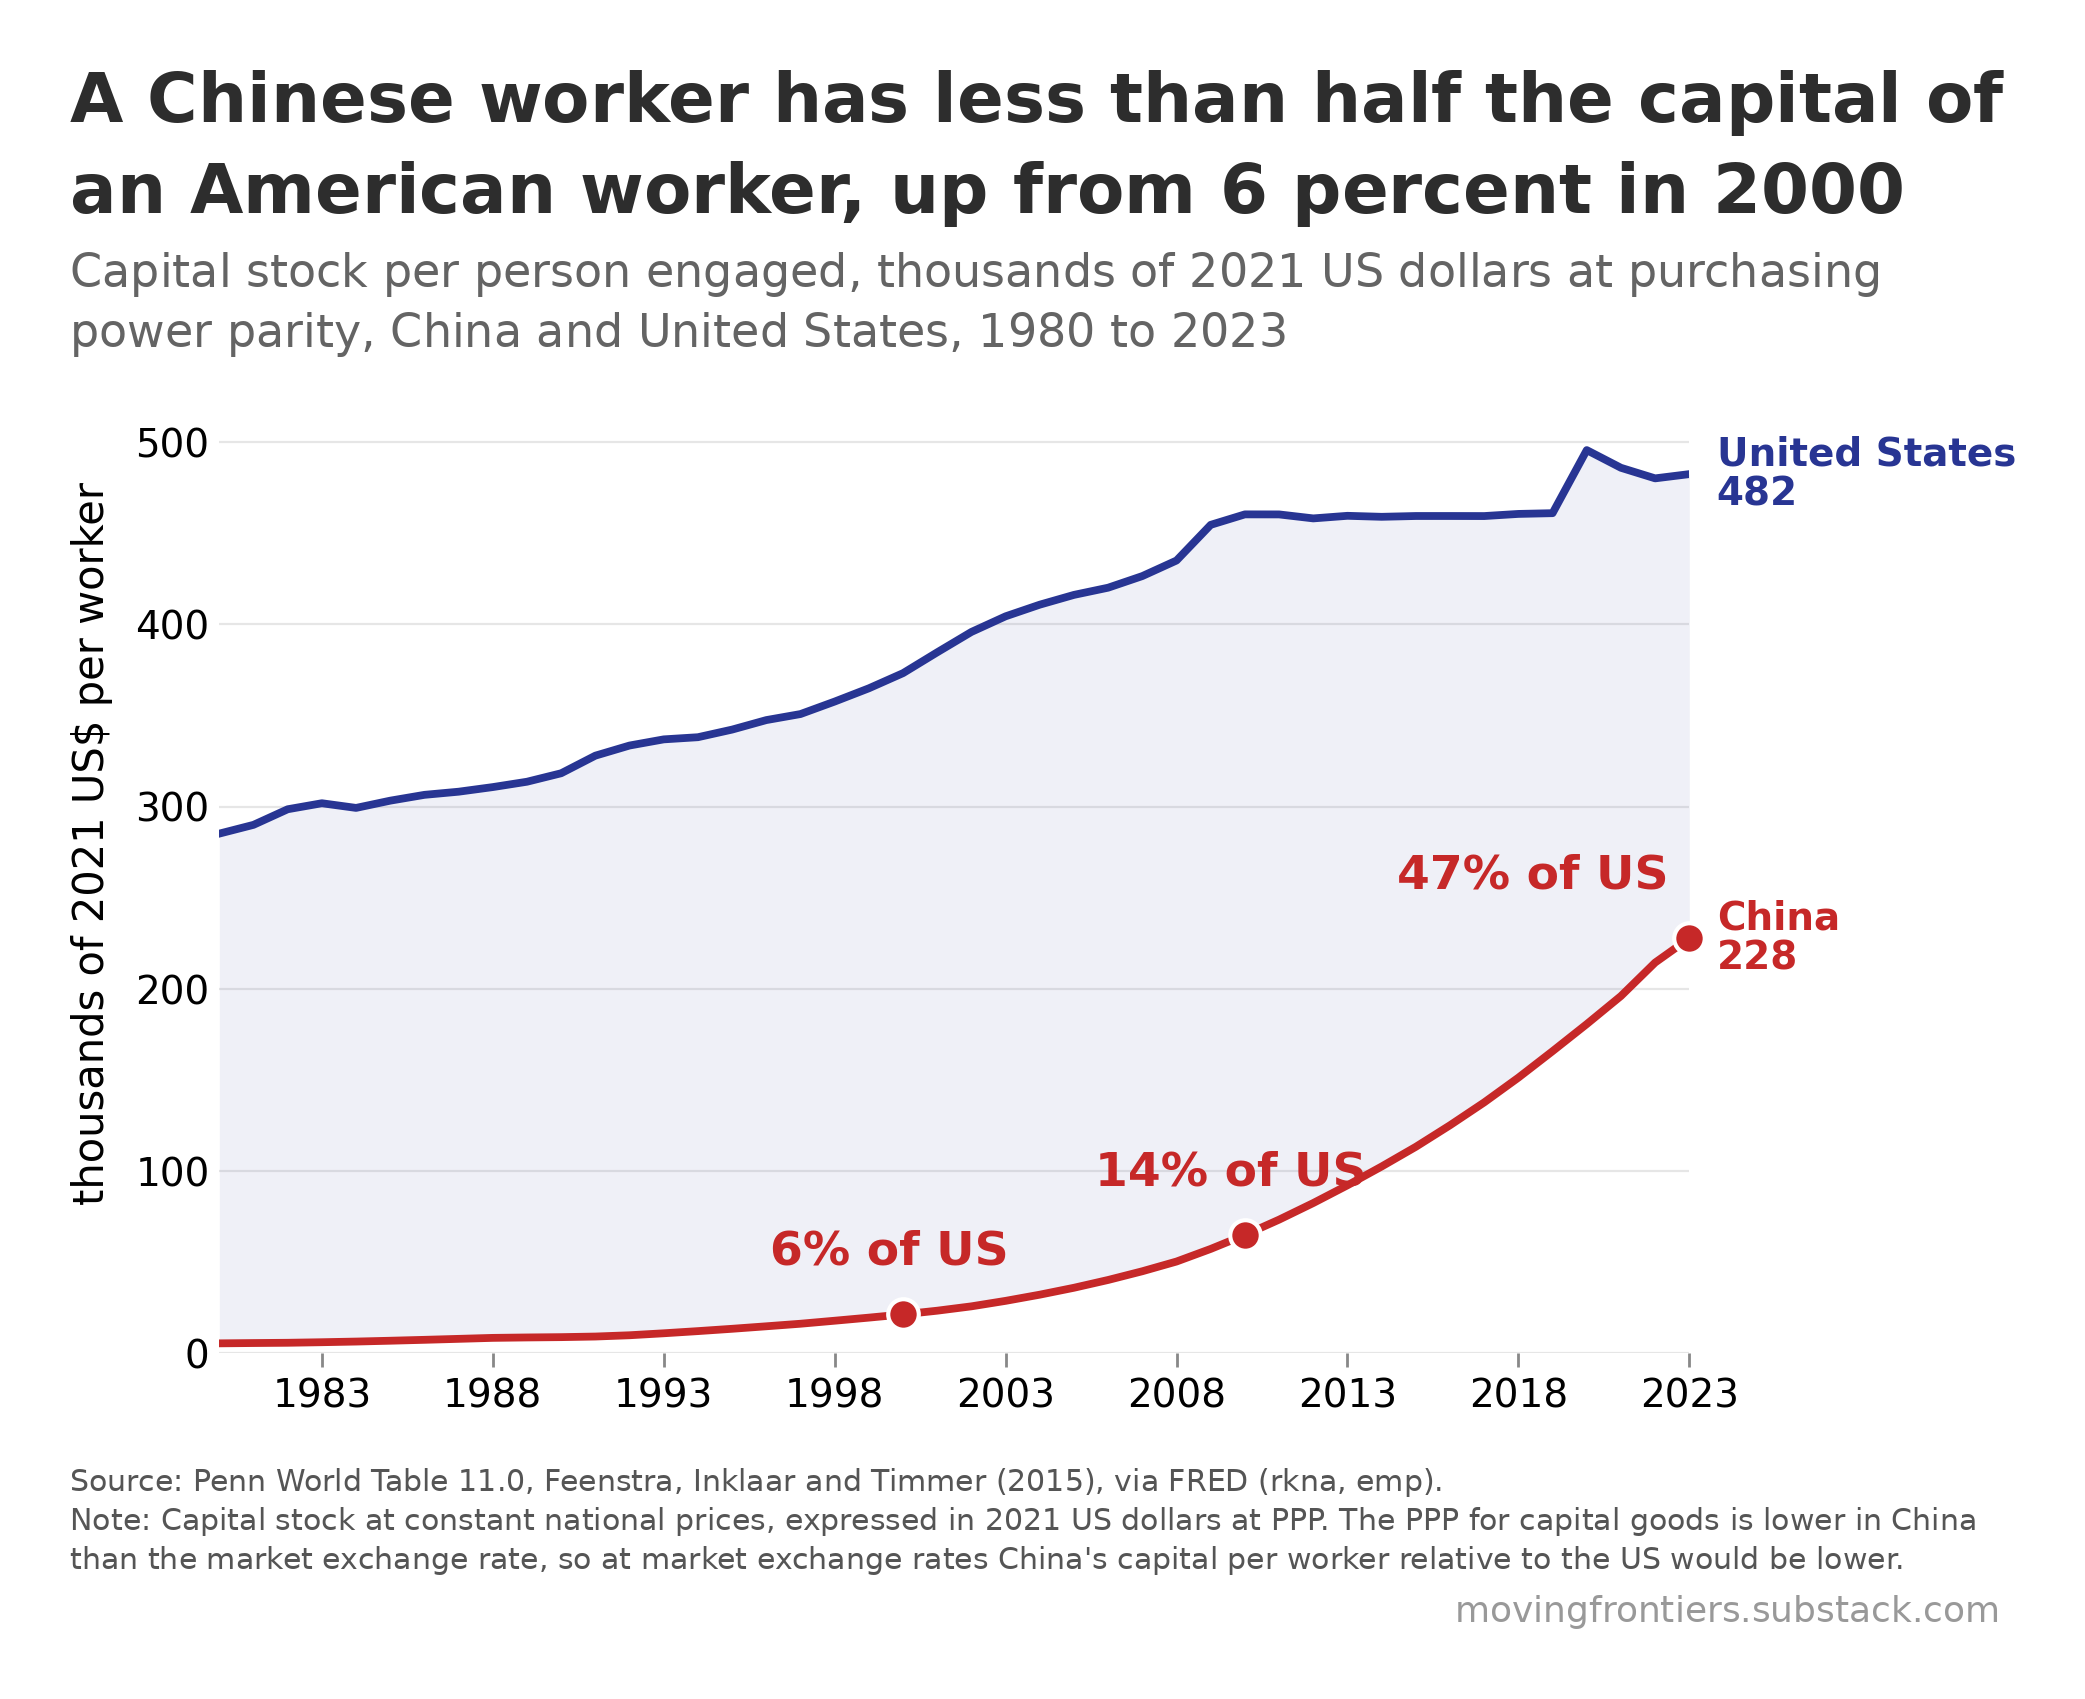

This chart was generated by the following Python code:
"""chart-13-capital-per-worker.py

Self-contained: the Moving Frontiers house style, the data and the chart in one file.
Run with matplotlib, numpy, pandas and Pillow available:

    python chart-13-capital-per-worker.py

It writes chart-13-capital-per-worker.png and chart-13-capital-per-worker.csv into the working directory.
"""

import io
import matplotlib
matplotlib.use("Agg")
import matplotlib.pyplot as plt
import matplotlib.lines
import matplotlib.patches
import numpy as np
import pandas as pd

import io
import matplotlib
matplotlib.use("Agg")
import matplotlib.pyplot as plt
import numpy as np
import pandas as pd

# ======================================================================
# HOUSE STYLE  (moving_frontiers_style.py, inlined)
# ======================================================================

import os
import numpy as np
import matplotlib
from PIL import Image, ImageDraw, ImageFont

DPI = 200

# ---- colours: the main elements, by how many series the chart has ----
RED, GOLD, GREEN, BLUE = "#C62828", "#F9A825", "#00897B", "#283593"
PALETTE = {1: [BLUE],
           2: [RED, BLUE],
           3: [RED, BLUE, GOLD],
           4: [RED, GOLD, GREEN, BLUE]}
GREY = "#888888"          # axes, rules, de-emphasised marks


def palette(n):
    assert n in PALETTE, "the house palette covers one to four series"
    return PALETTE[n]


# ---- spacing, in pixels at 200 dpi, every gap ink to ink ----
GAP_TITLE_SUB = 25        # subtitle below the title
GAP_SUB_PLOT  = 70        # plot below the subtitle
GAP_PLOT_CAP  = 60        # caption below the plot
GAP_CAP_MARK  = 20        # watermark below the last caption line
MARK_RIGHT    = 15        # watermark right edge, inside the content right edge
BORDER        = 70        # empty space around the whole canvas

# Canvas width is allowed to differ from chart to chart: each canvas is just the plot
# plus the border. Pass content_w=<px> to compose() to pad a narrow plot out to a
# common width instead, which is optional.
CONTENT_W     = None

# Type is fixed, not scaled to the chart. Sizing the title from the plot width made
# it depend on how much white space matplotlib happened to leave, so a narrow chart
# got a smaller title than a wide one in the same pack.
# TYPE SCALES WITH THE CANVAS, so that a chart shown at a fixed display width, a
# phone column say, always shows the same apparent type whatever its own pixel width.
# The point sizes below are the sizes at REF_W; a canvas half again as wide gets type
# half again as large, and the two look identical once both are scaled to the column.
# Sizing type from the plot width, as an earlier version did, is not the same thing and
# was a bug: it made the title depend on how much white space matplotlib happened to
# leave around the axes rather than on how large the image is.
REF_W      = 1980         # reference canvas width the point sizes below refer to
TITLE_PT   = 19.44        # title, 54px at REF_W
SUB_FRAC   = 0.68         # subtitle as a share of the title
CAP_PT     = 8.5          # caption, 24px at REF_W
MARK_MULT  = 1.2          # watermark as a share of the caption
LEADING    = 1.32

# Type inside the plot. Set once here and applied by rc(), so every chart in a pack
# carries the same tick labels, axis titles and annotations. A build script that
# passes its own fontsize= breaks that, so use these constants instead.
AXIS_PT    = 13           # axis titles
TICK_PT    = 12           # tick labels, both axes
LEGEND_PT  = 12           # legend entries
LABEL_PT   = 11.5         # in-plot labels and data values
EMPH_PT    = 15           # emphasised data values, bold

INK        = "#2D2D2D"    # title
SUB_INK    = "#646464"    # subtitle
CAP_INK    = "#555555"    # caption
MARK_INK   = "#999999"    # watermark
MARK_TEXT  = "movingfrontiers.substack.com"
CREDIT     = ""


def rc():
    """Matplotlib defaults for the plot itself."""
    matplotlib.pyplot.rcParams.update({
        "font.family": "DejaVu Sans", "font.size": AXIS_PT,
        "axes.labelsize": AXIS_PT, "xtick.labelsize": TICK_PT,
        "ytick.labelsize": TICK_PT, "legend.fontsize": LEGEND_PT,
        "axes.edgecolor": GREY, "axes.linewidth": 1.0,
        "figure.facecolor": "white", "axes.facecolor": "white"})


def style_ax(ax):
    ax.spines["top"].set_visible(False)
    ax.spines["right"].set_visible(False)


def _font(px, bold=False):
    name = "DejaVuSans-Bold.ttf" if bold else "DejaVuSans.ttf"
    for p in (os.path.join(matplotlib.get_data_path(), "fonts", "ttf", name),
              "/usr/share/fonts/truetype/dejavu/" + name):
        if os.path.exists(p):
            return ImageFont.truetype(p, px)
    raise FileNotFoundError(name)


def _ink(font, s):
    """Ink top and bottom of a string relative to its baseline."""
    b = font.getbbox(s, anchor="ls")
    return b[1], b[3]


def _ink_left(font, s):
    """How far the first glyph's ink sits from the pen position. Usually zero, but a
    few capitals carry a negative left side bearing, so a line starting with one puts
    ink a pixel outside the border that verify() insists on. Drawing at x minus this
    lines the ink up with the border instead of the pen."""
    return font.getbbox(s, anchor="ls")[0]


def _wrap(font, paragraphs, width):
    """Greedy wrap. Also returns, for each line, which paragraph it came from, so a
    line that ends because its paragraph ended can be told apart from one that ends
    because the next word would not fit."""
    lines, owner = [], []
    for p, text in enumerate(paragraphs):
        cur = ""
        for w in text.split():
            t = (cur + " " + w).strip()
            if not cur or font.getlength(t) <= width:
                cur = t
            else:
                lines.append(cur); owner.append(p); cur = w
        if cur:
            lines.append(cur); owner.append(p)
    return lines, owner


def _crop(img):
    g = np.array(img.convert("L"))
    r = np.where((g < 250).any(1))[0]
    c = np.where((g < 250).any(0))[0]
    return img.crop((c.min(), r.min(), c.max() + 1, r.max() + 1))


def compose(plot_png, out_png, title, subtitle, source, note=None, credit=CREDIT,
            content_w=CONTENT_W):
    """Title band above the plot, caption and watermark below, BORDER px all around."""
    plot = _crop(Image.open(plot_png).convert("RGB"))
    PW, H = plot.size
    W = max(PW, content_w or 0)          # the target is a floor, never a ceiling

    k = (W + 2 * BORDER) / REF_W         # type scales with the canvas, not the plot
    title_px = round(TITLE_PT * DPI / 72 * k)
    cap_px   = round(CAP_PT * DPI / 72 * k)
    f_title = _font(title_px, bold=True)
    f_sub   = _font(int(title_px * SUB_FRAC))
    f_cap   = _font(cap_px)
    f_mark  = _font(round(cap_px * MARK_MULT))

    tl, _ = _wrap(f_title, [title], W)
    sl, _ = _wrap(f_sub, [subtitle], W)
    paras = ["Source: " + source + (" " + credit if credit else "")]
    if note:
        paras.append("Note: " + note)
    cl, owner = _wrap(f_cap, paras, W)
    for i in range(len(cl) - 1):                       # lines must be maximally full
        if owner[i + 1] == owner[i]:
            nxt = cl[i + 1].split()[0]
            assert f_cap.getlength(cl[i] + " " + nxt) > W, \
                f"caption line {i} is not filled to the full width"

    tlh = int(f_title.size * LEADING)
    slh = int(f_sub.size * LEADING)
    clh = int(f_cap.size * LEADING)

    # walk down the page, each gap measured from the ink above it
    y, place = 0, []
    for i, s in enumerate(tl):
        base = y - _ink(f_title, s)[0] if i == 0 else place[-1][0] + tlh
        place.append((base, s, f_title, INK, "left"))
    y = place[-1][0] + _ink(f_title, tl[-1])[1]
    for i, s in enumerate(sl):
        base = (y + GAP_TITLE_SUB - _ink(f_sub, s)[0]) if i == 0 else place[-1][0] + slh
        place.append((base, s, f_sub, SUB_INK, "left"))
    y = place[-1][0] + _ink(f_sub, sl[-1])[1]

    plot_y = y + GAP_SUB_PLOT
    y = plot_y + H

    for i, s in enumerate(cl):
        base = (y + GAP_PLOT_CAP - _ink(f_cap, s)[0]) if i == 0 else place[-1][0] + clh
        place.append((base, s, f_cap, CAP_INK, "left"))
    y = place[-1][0] + _ink(f_cap, cl[-1])[1]
    place.append((y + GAP_CAP_MARK - _ink(f_mark, MARK_TEXT)[0],
                  MARK_TEXT, f_mark, MARK_INK, "right"))
    y = place[-1][0] + _ink(f_mark, MARK_TEXT)[1]

    canvas = Image.new("RGB", (W + 2 * BORDER, y + 2 * BORDER), "white")
    canvas.paste(plot, (BORDER, plot_y + BORDER))     # left, with the title and caption
    d = ImageDraw.Draw(canvas)
    for base, s, f, col, align in place:
        if align == "right":
            x = BORDER + W - MARK_RIGHT - f.getlength(s)
        else:
            x = BORDER - _ink_left(f, s)
        d.text((x, base + BORDER), s, font=f, fill=col, anchor="ls")
    canvas.save(out_png)
    verify(out_png)
    return out_png


def verify(png):
    """Blank pixel rows between each block, and the border, must match the constants."""
    a = np.array(Image.open(png).convert("L"))
    Hh, Ww = a.shape
    ink = a < 250
    rows = np.where(ink.any(1))[0]
    cols = np.where(ink.any(0))[0]
    bands, start, prev = [], rows[0], rows[0]
    for r in rows[1:]:
        if r - prev > 3:
            bands.append((start, prev)); start = r
        prev = r
    bands.append((start, prev))
    gaps = [bands[i + 1][0] - bands[i][1] - 1 for i in range(len(bands) - 1)]
    assert GAP_SUB_PLOT in gaps, f"no {GAP_SUB_PLOT}px gap below the subtitle"
    assert GAP_PLOT_CAP in gaps, f"no {GAP_PLOT_CAP}px gap above the caption"
    assert gaps[-1] == GAP_CAP_MARK, \
        f"gap above the watermark is {gaps[-1]}px, expected {GAP_CAP_MARK}"
    assert (rows[0], Hh - 1 - rows[-1], cols[0]) == (BORDER, BORDER, BORDER), \
        f"top, bottom and left borders are {(rows[0], Hh - 1 - rows[-1], cols[0])}, " \
        f"expected {BORDER}"
    assert Ww - 1 - cols[-1] >= BORDER, \
        f"right border is {Ww - 1 - cols[-1]}, expected at least {BORDER}"
    wm_cols = np.where(ink[bands[-1][0]:bands[-1][1] + 1, :].any(0))[0]
    assert Ww - 1 - wm_cols.max() >= BORDER + MARK_RIGHT - 3, "watermark right margin is wrong"
    return gaps


# ======================================================================
# POST-PACK TYPE AND AXES
# ======================================================================
GRID = "#E6E6E6"
AXIS_PT, TICK_PT, LEGEND_PT, LABEL_PT, EMPH_PT = 15, 14, 14, 14, 17
TITLE_PT, CAP_PT = TITLE_PT * 1980 / 1640, CAP_PT * 1980 / 1640

def post_axes(figsize=(9.8, 5.9), left=0.11, right=0.86, top=0.965, bottom=0.10):
    rc()
    fig, ax = plt.subplots(figsize=figsize, dpi=DPI)
    fig.subplots_adjust(left=left, right=right, top=top, bottom=bottom)
    ax.set_axisbelow(True)
    for sp in ("top", "right", "left", "bottom"):
        ax.spines[sp].set_visible(False)
    ax.tick_params(axis="y", length=0)
    ax.tick_params(axis="x", length=5, width=1.0, color=GREY, direction="out")
    return fig, ax

def end_labels(ax, items, x, gap):
    """items: list of (y, text, colour). Stack labels at x without overlap."""
    order = sorted(items, key=lambda e: e[0], reverse=True)
    ys = [e[0] for e in order]
    for i in range(1, len(ys)):
        ys[i] = min(ys[i], ys[i - 1] - gap)
    for y, (_, txt, col) in zip(ys, order):
        ax.text(x, y, txt, color=col, fontsize=LABEL_PT, fontweight="bold", ha="left", va="center",
                clip_on=False, linespacing=1.05)

# DATA: Penn World Table 11.0 (Feenstra, Inklaar and Timmer), via FRED: capital stock at constant
# national prices in millions of 2021 US dollars (rkna; RKNANPCNA666NRUG, RKNANPUSA666NRUG) and number
# of persons engaged in millions (emp; EMPENGCNA148NRUG, EMPENGUSA148NRUG), China and United States,
# 1980 to 2023. Capital per worker is capital stock divided by persons engaged.
KRAW = """\
year,china_capital_musd,us_capital_musd,china_workers_m,us_workers_m
1980,2626428.750,29506590,476.466,103.470
1981,2820224.500,30360724,496.539,104.698
1982,3040363.750,31041684,522.161,103.980
1983,3285501.750,31824032,536.208,105.435
1984,3572324.500,32878966,550.420,109.862
1985,3923363.750,34021900,564.916,112.191
1986,4299320.000,35158052,577.688,114.730
1987,4697350.500,36259956,588.970,117.664
1988,5153502.000,37347072,605.541,120.204
1989,5487767.000,38436032,627.566,122.550
1990,5772352.500,39439352,647.400,123.910
1991,6129512.000,40251216,662.984,122.740
1992,6667980.000,41116496,670.216,123.288
1993,7461987.500,42057968,676.428,124.846
1994,8335410.000,43102436,682.057,127.499
1995,9279385.000,44213800,687.490,129.188
1996,10315911.000,45461520,693.968,130.842
1997,11413979.000,46823444,701.587,133.489
1998,12711590.000,48363724,709.159,135.238
1999,14058341.000,50045728,716.568,137.152
2000,15487957.000,51804608,723.769,138.807
2001,17124416.000,53377052,731.011,138.769
2002,19022494.000,54757692,736.964,138.340
2003,21374392.000,56217084,741.642,139.018
2004,24049898.000,57823104,746.583,140.764
2005,27050484.000,59564856,751.312,143.134
2006,30437274.000,61276848,755.542,145.864
2007,34227428.000,62818256,759.478,147.298
2008,38462012.000,64052376,763.157,147.243
2009,43962712.000,64686820,766.975,142.301
2010,50110612.000,65349080,771.193,141.964
2011,56670656.000,66106652,772.328,143.618
2012,63722176.000,67036032,772.423,146.332
2013,71349296.000,68023432,773.677,148.028
2014,79360160.000,69139896,773.977,150.637
2015,87775192.000,70325160,774.418,153.072
2016,96755824.000,71524240,772.982,155.681
2017,106217664.000,72799488,771.330,158.468
2018,116379784.000,74181696,769.240,161.066
2019,126968344.000,75565584,765.730,163.924
2020,137695824.000,76785096,762.124,154.940
2021,148589856.000,78158760,757.860,160.861
2022,159623808.000,79490152,744.443,165.578
2023,171095104.000,80822920,751.185,167.540
"""
STEM = "chart-13-capital-per-worker"
TITLE = "A Chinese worker has less than half the capital of an American worker, up from 6 percent in 2000"
SUBTITLE = ("Capital stock per person engaged, thousands of 2021 US dollars at purchasing power parity, "
            "China and United States, 1980 to 2023")
SOURCE = ("Penn World Table 11.0, Feenstra, Inklaar and Timmer (2015), via FRED (rkna, emp).")
NOTE = ("Capital stock at constant national prices, expressed in 2021 US dollars at PPP. The PPP for "
        "capital goods is lower in China than the market exchange rate, so at market exchange rates "
        "China's capital per worker relative to the US would be lower.")
d = pd.read_csv(io.StringIO(KRAW), index_col=0)
d["china"] = d.china_capital_musd / d.china_workers_m / 1000
d["us"] = d.us_capital_musd / d.us_workers_m / 1000
d["china_pct_of_us"] = d.china / d.us * 100
d[["china", "us", "china_pct_of_us"]].round(2).to_csv(STEM + ".csv")
Y = d.index.values

fig, ax = post_axes(right=0.86)
ax.fill_between(Y, d.china, d.us, color=BLUE, alpha=0.07, lw=0, zorder=2)
ax.plot(Y, d.us, color=BLUE, lw=2.8, zorder=4)
ax.plot(Y, d.china, color=RED, lw=2.8, zorder=4)
for yr in (2000, 2010, 2023):
    v = d.loc[yr, "china"]; r = d.loc[yr, "china_pct_of_us"]
    ax.plot(yr, v, marker="o", ms=11, mfc=RED, mec="white", mew=1.5, ls="none", zorder=6, clip_on=False)
    ax.text(yr - 0.4 if yr != 2023 else yr - 0.6, v + 22, f"{r:.0f}% of US", fontsize=EMPH_PT, color=RED,
            fontweight="bold", ha="center" if yr != 2023 else "right", va="bottom", zorder=6)
end_labels(ax, [(d.us.iloc[-1], f"United States\n{d.us.iloc[-1]:.0f}", BLUE),
                (d.china.iloc[-1], f"China\n{d.china.iloc[-1]:.0f}", RED)], 2023.8, 60)
ax.set_xlim(1980, 2023)
ax.set_xticks([1983, 1988, 1993, 1998, 2003, 2008, 2013, 2018, 2023])
ax.set_ylim(0, 560)
ax.set_yticks([0, 100, 200, 300, 400, 500])
ax.set_ylabel("thousands of 2021 US$ per worker", labelpad=8)
ax.yaxis.grid(True, color=GRID, lw=0.8)
fig.savefig("_plot_p16.png", dpi=DPI, facecolor="white", bbox_inches="tight")
compose("_plot_p16.png", STEM + ".png", TITLE, SUBTITLE, SOURCE, NOTE)
print("wrote", STEM + ".png")
